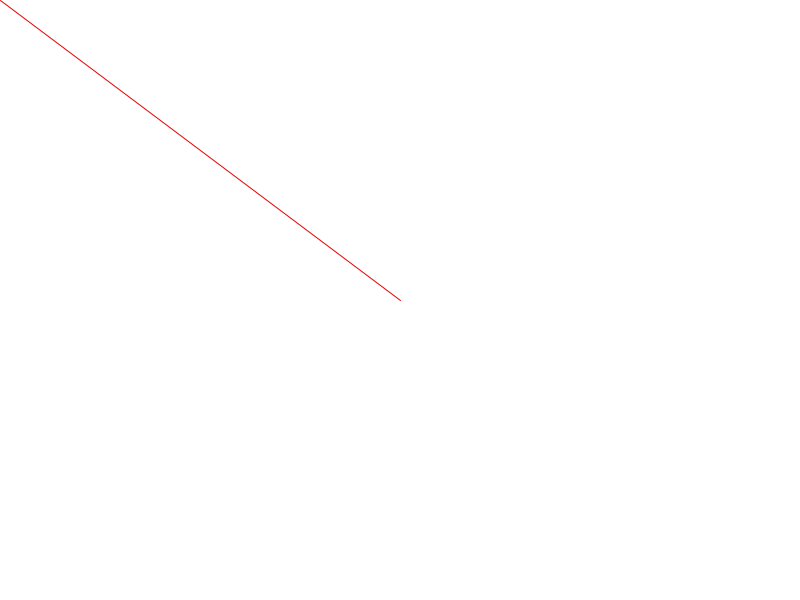
Frame 1 (no input)
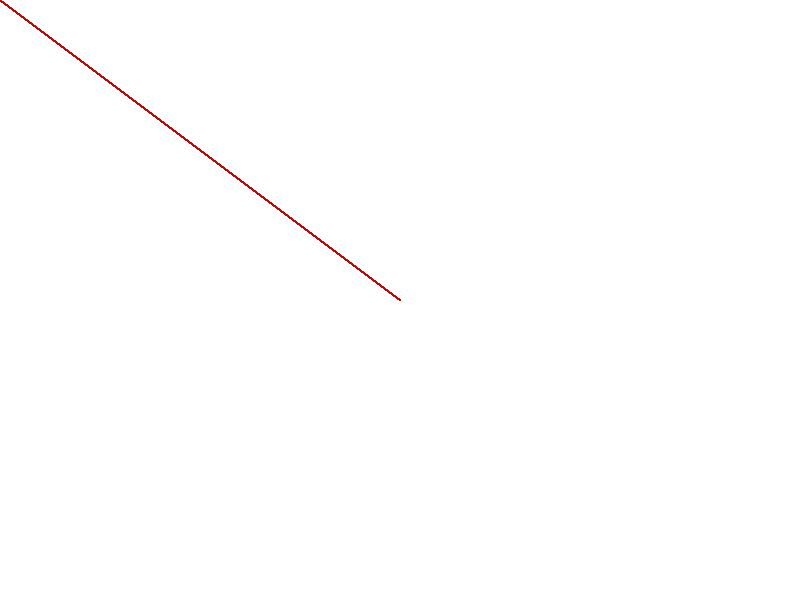
Frame 60 (the mouse pressed at the canvas centre just before this capture)
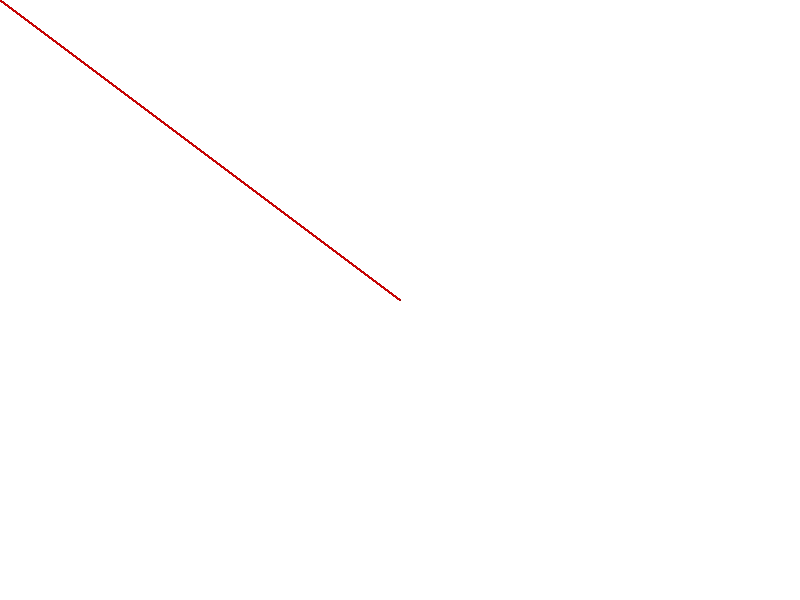
Frame 120 (the mouse held since frame 60 and released just before this capture)

The Processing sketch that drew these frames (run headless with seeded random() and noise(); from frame 60 on, the mouse is pressed at the canvas centre):

// Processing sketch: sketch_emeline
// ── sketch_emeline.pde
float taille = 0;

void setup() {
  
  size(800, 600);
  background(255,255,255);
  
}
  
  void draw () {
  
  float rayon = random (0,100);
  fill (random(100,150),random(100,150),random(50,255));
  stroke(random(100,255),0,0);
  line(mouseX, mouseY, 400, 300);
  
  }
